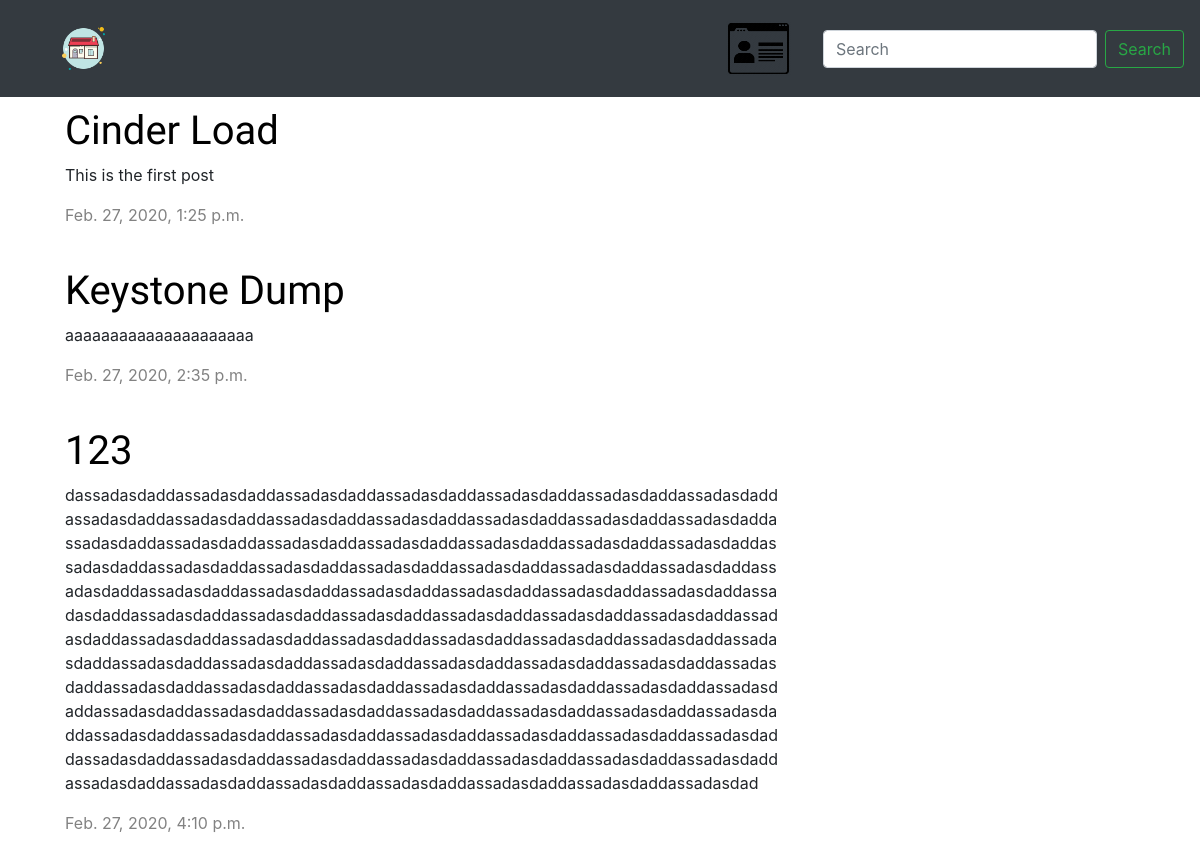
/, run on an earlier commit of the app's database.
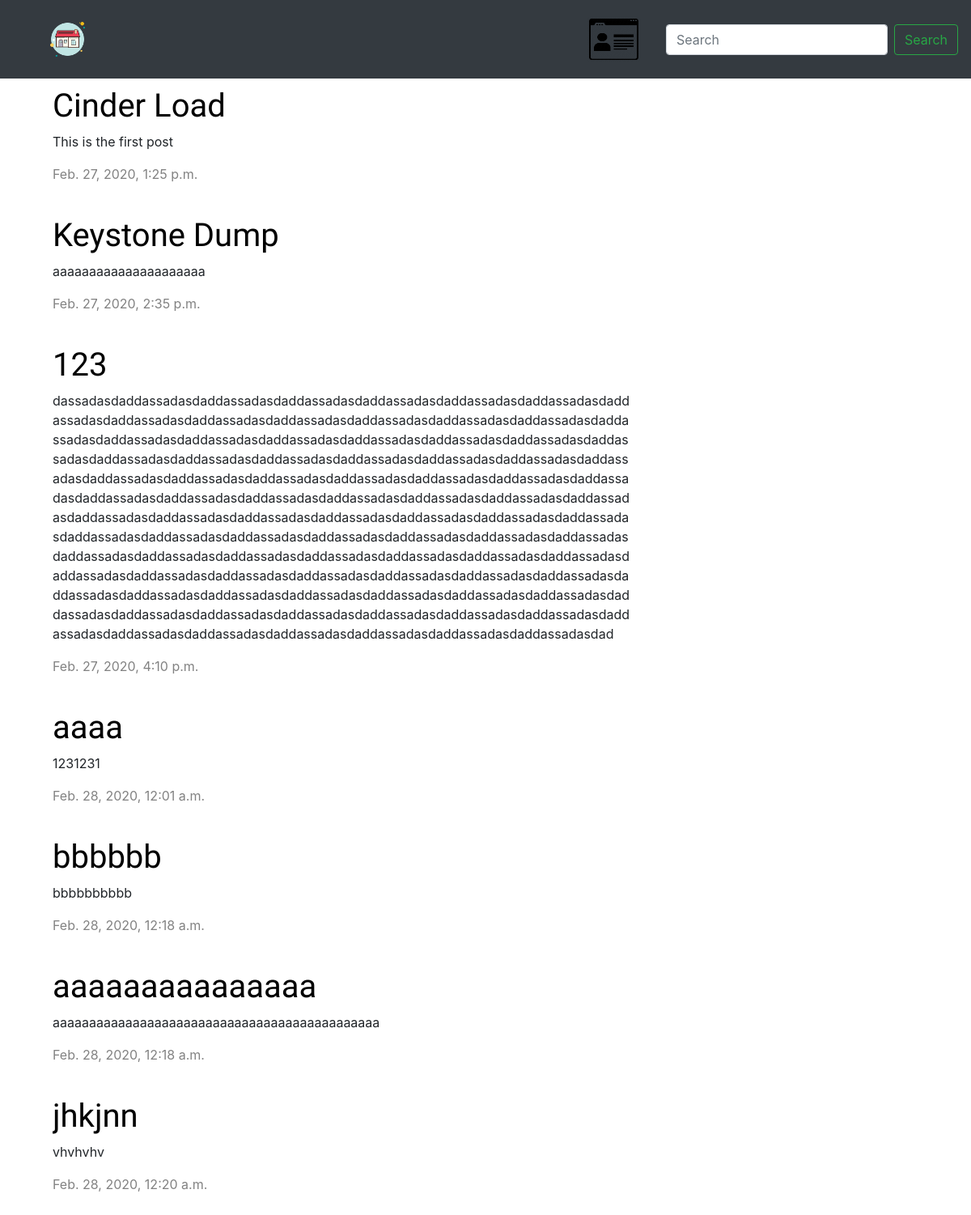
And on a later commit of the database.
### blog/models.py (models this page shows, shortened)
class Post(models.Model):
    author = models.ForeignKey('auth.User', on_delete=models.CASCADE)
    title = models.CharField(max_length=200)
    text = models.TextField()
    created_date = models.DateTimeField(default=timezone.now)
    published_date = models.DateTimeField(blank=True, null=True)

### blog/views.py (the view)
# urls.py: path('', views.post_list, name='post_list'),
def post_list(request):
    posts = Post.objects.filter(published_date__lte=timezone.now()).order_by('published_date')
    return render(request, 'blog/post_list.html', {'posts': posts})

### templates/blog/post_list.html (shortened to what this page needs)
{% extends 'blog/base.html' %}
{% block content %}
    {% for post in posts %}
        <div class="post">
            <h1><a href="{% url 'post_detail' pk=post.pk %}">{{ post.title }}</a></h1>
            <p>{{ post.text|linebreaksbr }}</p>
            {% if post.published_date %}
                <div class="date">
                    {{ post.published_date }}
                </div>
            {% endif %}
        </div>
{% endfor %}
{% endblock %}

What changed in the data, as far as the page shows it:
added Post: title "aaaa", text "1231231", published_date "Feb. 28, 2020, 12:01 a.m."
added Post: title "bbbbbb", text "bbbbbbbbbb", published_date "Feb. 28, 2020, 12:18 a.m."
added Post: title "aaaaaaaaaaaaaaa", text "aaaaaaaaaaaaaaaaaaaaaaaaaaaaaaaaaaaaaaaaaaaaa", published_date "Feb. 28, 2020, 12:18 a.m."
added Post: title "jhkjnn", text "vhvhvhv", published_date "Feb. 28, 2020, 12:20 a.m."
